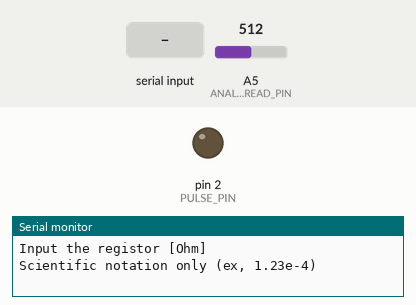
A sketch run on a simulated Arduino Uno, built with avr-gcc and run on an emulated ATmega328P. Parts: output pins drawn as LEDs (lit = HIGH), the last lines printed to the serial monitor. Inputs (shaded band) come from the test bench; at power-on: A5 (ANALOG_READ_PIN) = 512.

Above: at 2.2 s.
2.3 s: "90,45\n" received over Serial
At 4.2 s:
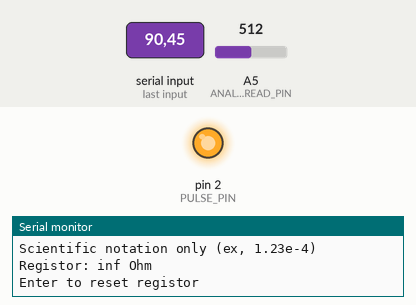
4.8 s: A5 (ANALOG_READ_PIN) set to 638
6.3 s: A5 (ANALOG_READ_PIN) set to 665
At 6.6 s:
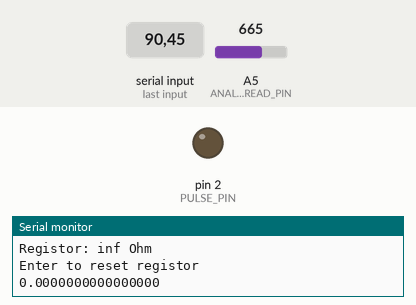
8.8 s: A5 (ANALOG_READ_PIN) set to 637
At 10.2 s:
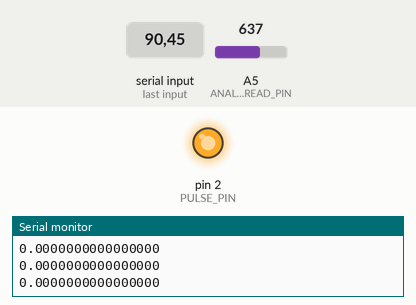
10.8 s: A5 (ANALOG_READ_PIN) set to 657
At 11.2 s:
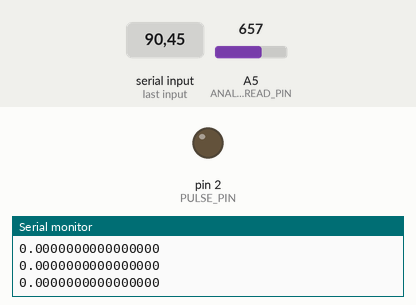
Timing chart, 0 to 13.3 s (numbered marks = the images above; inputs shaded):
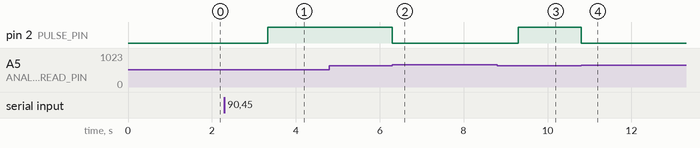

The sketch:

tester2_2pin.ino
```cpp
#define cbi(addr, bit) addr &= ~(1 << bit)  // addrのbit目を'0'にする
#define sbi(addr, bit) addr |= (1 << bit)   // addrのbit目を'1'にする
#define _PULSE_PIN 2

// シリアル通信について TinkerCad と実物で相違がある。
// Linux の改行が <LF><CR> だかで、文字+Enter という送信になってるのかも
// まあ Windows 使わないからいいや

const char PULSE_PIN = 2;
const char ANALOG_READ_PIN = A5;

void setup()
{
  Serial.begin(9600);
  Serial.setTimeout(2^32-1); //no timeout
  pinMode( PULSE_PIN , OUTPUT);
  digitalWrite(PULSE_PIN, LOW);

  // PIC と違い レジスタ名bits.ビット名での操作はできない。
  // & は 1&1=1, 1&0=0, 0&1=0, 0&0=0
  // まず上位 5ビットを保持したまま、下位3ビットをクリア
  ADCSRA = ADCSRA & 0b11111000;

  // 第2 ビットを 1 に変える。
  // | or は 1&1=1, 1&0=1, 0&1=1, 0&0=0 だから、第2 ビット以外は元の値が保持される
  ADCSRA = ADCSRA | 0b00000010;

  discharge(1000);
}


void discharge(unsigned int td) {
  digitalWrite(PULSE_PIN, LOW);
  delay(td);
}

unsigned long charge() {
//  digitalWrite(PULSE_PIN, HIGH);
  sbi(PORTD, PORTD2);
  return micros();
}

void loop() {
  double _R;
  _R=r_setup();
  discharge(1000);

  // TinkerCad では文字を送る必要があったが、実物では Enter で反応する
  Serial.println("Enter to reset registor");

  // TinkerCad では不要だったけど、これがないと Serial.available()>0 になってしまう。
  Serial.end();
  Serial.begin(9600);

  while(Serial.available()==0){

    unsigned long time_start = charge();

    while ( analogRead(ANALOG_READ_PIN) < 647){};//1023*64.2=646.5。

    double T = micros() - time_start; // T: 時定数
    double c=T/_R; // [uF]
    unsigned int td=-_R*c*log(1.0/500.0)/1.0e3;
    td = (td>1000)*td + (td<=1000)*1000;
    Serial.println(c,16);
    discharge(td);
  }
  Serial.end();
  Serial.begin(9600);
}

double r_setup()
{
  double registor;
  double x; // general purpose
  short i; //
  char a; // general purpose

  Serial.println("Input the registor [Ohm]");
  Serial.println("Scientific notation only (ex, 1.23e-4)");

  while (Serial.available() == 0) {};
  x=Serial.parseFloat();
  a=Serial.read();
  i=Serial.parseInt();

  registor=x*pow(10.0,i);

  Serial.print("Registor: ");
  Serial.print(registor,16);
  Serial.println(" Ohm");
  return registor;
}
```

Measured:
- the behaviour switches between 646 and 647 on A5 (ANALOG_READ_PIN) (found by bisection; images 1 and 2)
- after the input at 2.3 s, pin 2 (PULSE_PIN): LOW → HIGH after 1.0 s
- after the input at 4.8 s, every drawn part: stays the same
- after the input at 6.3 s, pin 2 (PULSE_PIN): HIGH → LOW at once
- after the input at 8.8 s, pin 2 (PULSE_PIN): LOW → HIGH after 0.51 s
- after the input at 10.8 s, pin 2 (PULSE_PIN): HIGH → LOW at once
